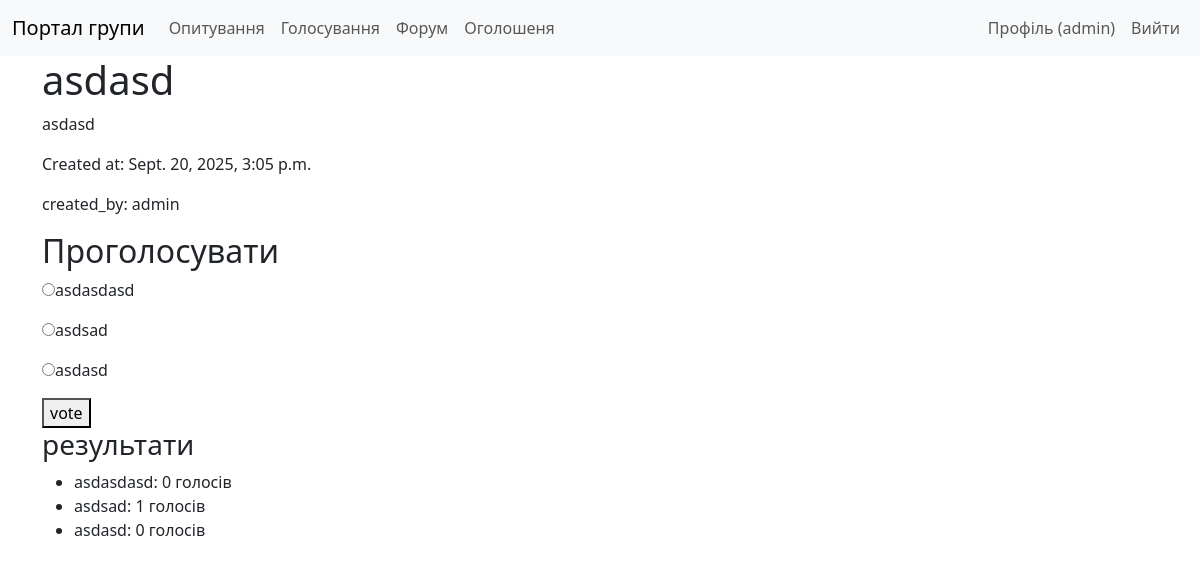
Screenshot of /Poll/poll/2/ (signed in) with the database file from the repository.
### poll/models.py (models this page shows, shortened)
class Poll(models.Model):
    title = models.CharField(max_length=255)
    description = models.TextField()
    created_at = models.DateTimeField(auto_now_add=True)
    created_by = models.ForeignKey(User, on_delete=models.CASCADE, related_name="created_polls")

class PollOption(models.Model):
    poll = models.ForeignKey(Poll, on_delete=models.CASCADE, related_name="options")
    text = models.CharField(max_length=255)
    poll_count = models.IntegerField(default=0)

### poll/views.py (the view)
# urls.py: path("poll/<int:pk>/", views.PollDetailView.as_view(), name="poll-detail"),
class PollDetailView(DetailView):
    model = Poll
    template_name = 'Poll/poll_detail.html'
    context_object_name = 'poll'

### templates/Poll/poll_detail.html (shortened to what this page needs)
{% extends 'base.html' %}
{% block content %}
<h1>{{ poll.title }}</h1>
<p>{{ poll.description }}</p>
<p>Created at:  {{ poll.created_at }}</p>
<p>created_by:  {{ poll.created_by }}</p>
{% if user.is_authenticated %}
<h2>Проголосувати</h2>
<form method="post" action="{% url 'poll:edit-poll' poll.pk %}">
    {% for option in poll.options.all %}
    <p><input type="radio" name="option" value="{{ option.id }}" required>{{ option.text }}</input></p>
    {% endfor %}
    <button type="submit">vote</button>
</form>
<h3> результати </h3>
<ul>
    {% for option in poll.options.all %}
    <li> {{ option.text }}: {{ option.poll_count }} голociв </li>
    {% endfor %}
</ul>
{% else %}
<p>plese <a href="{% url 'login' %}">login</a> to vote</p>
{% endif %}
{% endblock %}

### templates/base.html (shortened to what this page needs)
{% load static %}
<!DOCTYPE html>
<html lang="uk">
<head>
    <link href="https://cdn.jsdelivr.net/npm/bootstrap@5.3.0/dist/css/bootstrap.min.css" rel="stylesheet">
    <link rel="stylesheet" href="{% static 'styles.css' %}">
</head>
<body>
    <nav class="navbar navbar-expand-lg navbar-light bg-light">
        <div class="container-fluid">
            <a class="navbar-brand" href="{% url 'core:group_profile' %}">
                {% with group=group %}
                    {% if group.logo %}
                        <img src="{{ group.logo.url }}" alt="{{ group.name }}">
                    {% else %}
                        Портал групи
                    {% endif %}
                {% endwith %}
            </a>
            <div class="collapse navbar-collapse" id="navbarNav">
                <ul class="navbar-nav me-auto">
                    <li class="nav-item">
                        <a class="nav-link" href="{% url 'poll:poll-list' %}">Опитування</a>
                    </li>
                    <li class="nav-item">
                        <a class="nav-link" href="{% url 'voting:vote-list' %}">Голосування</a>
                    </li>
                    <li class="nav-item">
                        <a class="nav-link" href="{% url 'forum:topics-list' %}">Форум</a>
                    </li>
                    <li class="nav-item">
                        <a class="nav-link" href="{% url 'announcment:announcment-list' %}">Оголошеня</a>
                    </li>
                </ul>
                <ul class="navbar-nav">
                    {% if user.is_authenticated %}
                        <li class="nav-item">
                            <a class="nav-link" href="{% url 'core:user_profile' %}">Профіль ({{ user.username }})</a>
                        </li>
                        <li class="nav-item">
                            <form action="{% url 'logout' %}" method="post" class="d-inline">
                                <button type="submit" class="nav-link btn btn-link">Вийти</button>
                            </form>
                        </li>
                    {% endif %}
                </ul>
            </div>
        </div>
    </nav>
    <div class="container">
        {% block content %}
        {% endblock %}
    </div>
</body>
</html>

### rows the page displays
Poll: title "asdasd", description "asdasd", created_at "Sept. 20, 2025, 3:05 p.m.", created_by "admin"
PollOption: text "asdasdasd", poll_count "0"
PollOption: text "asdsad", poll_count "1"
PollOption: text "asdasd", poll_count "0"

### other values shown
{{ user.username }} "admin"
